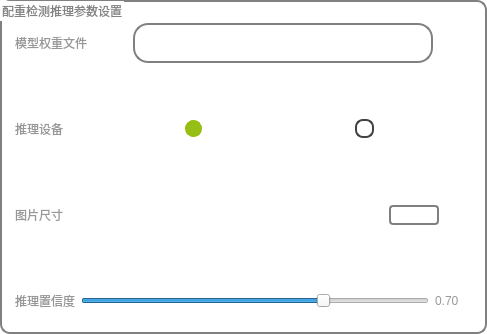
              <widget class="QGroupBox" name="groupBox_4">
               <property name="styleSheet">
                <string notr="true">QGroupBox
{
	
	background-color: transparent;
	font: 12pt &quot;Microsoft YaHei UI&quot;;
	color: rgb(131, 131, 131);
	border-radius:10px;
	border:2px solid gray;
}</string>
               </property>
               <property name="title">
                <string>配重检测推理参数设置</string>
               </property>
               <layout class="QVBoxLayout" name="verticalLayout_13">
                <property name="leftMargin">
                 <number>13</number>
                </property>
                <property name="rightMargin">
                 <number>6</number>
                </property>
                <item>
                 <layout class="QVBoxLayout" name="verticalLayout_7">
                  <item>
                   <spacer name="verticalSpacer_6">
                    <property name="orientation">
                     <enum>Qt::Vertical</enum>
                    </property>
                    <property name="sizeType">
                     <enum>QSizePolicy::Preferred</enum>
                    </property>
                    <property name="sizeHint" stdset="0">
                     <size>
                      <width>20</width>
                      <height>10</height>
                     </size>
                    </property>
                   </spacer>
                  </item>
                  <item>
                   <layout class="QHBoxLayout" name="horizontalLayout_12">
                    <item>
                     <widget class="QLabel" name="label_2">
                      <property name="styleSheet">
                       <string notr="true">font: 12pt &quot;Microsoft YaHei UI&quot;;
color: rgb(151, 151, 151);</string>
                      </property>
                      <property name="text">
                       <string>模型权重文件</string>
                      </property>
                     </widget>
                    </item>
                    <item>
                     <spacer name="horizontalSpacer_11">
                      <property name="sizeHint" stdset="0">
                       <size>
                        <width>40</width>
                        <height>20</height>
                       </size>
                      </property>
                     </spacer>
                    </item>
                    <item>
                     <widget class="QComboBox" name="weight_file_list">
                      <property name="sizePolicy">
                       <sizepolicy hsizetype="Fixed" vsizetype="Fixed">
                        <horstretch>0</horstretch>
                        <verstretch>0</verstretch>
                       </sizepolicy>
                      </property>
                      <property name="minimumSize">
                       <size>
                        <width>300</width>
                        <height>40</height>
                       </size>
                      </property>
                      <property name="maximumSize">
                       <size>
                        <width>250</width>
                        <height>40</height>
                       </size>
                      </property>
                      <property name="mouseTracking">
                       <bool>false</bool>
                      </property>
                      <property name="tabletTracking">
                       <bool>false</bool>
                      </property>
                      <property name="acceptDrops">
                       <bool>false</bool>
                      </property>
                      <property name="layoutDirection">
                       <enum>Qt::LeftToRight</enum>
                      </property>
                      <property name="autoFillBackground">
                       <bool>false</bool>
                      </property>
                      <property name="styleSheet">
                       <string notr="true">QComboBox{
	color: rgb(255, 255, 255);
	font: 12pt &quot;Microsoft YaHei UI&quot;;
	background-color:transparent;
	border:2px solid gray;
	border-radius:15px;
}
QComboBox::drop-down 
{
	subcontrol-origin: padding;
	subcontrol-position: top right;
	width: 50px;
}
QComboBox::down-arrow
{
	/*image:url(:/font/down-arrow.png);*/
}
  QComboBox QAbstractItemView{
  border:2px solid gray;
  border-radius:3px;
	background-color:rgb(56, 57, 52);
    outline: 0px;  
}

QComboBox QAbstractItemView::item{
	height:36px;
	color:white;
	padding-left:0px;
}

QComboBox QAbstractItemView::item:selected{
  background-color:#97BE15;
  color:#ffffff;
  border:2px solid gray;
  border-radius:15px;
}</string>
                      </property>
                      <property name="editable">
                       <bool>false</bool>
                      </property>
                      <property name="currentText">
                       <string>../../utils/models/best.pt</string>
                      </property>
                      <property name="iconSize">
                       <size>
                        <width>30</width>
                        <height>30</height>
                       </size>
                      </property>
                      <property name="duplicatesEnabled">
                       <bool>false</bool>
                      </property>
                      <property name="frame">
                       <bool>true</bool>
                      </property>
                      <item>
                       <property name="text">
                        <string>../../utils/models/best.pt</string>
                       </property>
                      </item>
                      <item>
                       <property name="text">
                        <string>D:\Download\best.pt</string>
                       </property>
                      </item>
                      <item>
                       <property name="text">
                        <string>../../utils/best.pt</string>
                       </property>
                      </item>
                     </widget>
                    </item>
                    <item>
                     <widget class="QPushButton" name="open_weight_file">
                      <property name="sizePolicy">
                       <sizepolicy hsizetype="Preferred" vsizetype="Preferred">
                        <horstretch>0</horstretch>
                        <verstretch>0</verstretch>
                       </sizepolicy>
                      </property>
                      <property name="minimumSize">
                       <size>
                        <width>40</width>
                        <height>40</height>
                       </size>
                      </property>
                      <property name="maximumSize">
                       <size>
                        <width>40</width>
                        <height>40</height>
                       </size>
                      </property>
                      <property name="layoutDirection">
                       <enum>Qt::LeftToRight</enum>
                      </property>
                      <property name="styleSheet">
                       <string notr="true">background-color:  transparent;
border:none;</string>
                      </property>
                      <property name="icon">
                       <iconset theme="face-laugh">
                        <normaloff>font/搜索.png</normaloff>font/搜索.png</iconset>
                      </property>
                      <property name="iconSize">
                       <size>
                        <width>40</width>
                        <height>40</height>
                       </size>
                      </property>
                     </widget>
                    </item>
                   </layout>
                  </item>
                  <item>
                   <spacer name="verticalSpacer_7">
                    <property name="orientation">
                     <enum>Qt::Vertical</enum>
                    </property>
                    <property name="sizeType">
                     <enum>QSizePolicy::Preferred</enum>
                    </property>
                    <property name="sizeHint" stdset="0">
                     <size>
                      <width>20</width>
                      <height>40</height>
                     </size>
                    </property>
                   </spacer>
                  </item>
                  <item>
                   <layout class="QHBoxLayout" name="horizontalLayout_13">
                    <item>
                     <widget class="QLabel" name="label_6">
                      <property name="minimumSize">
                       <size>
                        <width>0</width>
                        <height>40</height>
                       </size>
                      </property>
                      <property name="maximumSize">
                       <size>
                        <width>16777215</width>
                        <height>40</height>
                       </size>
                      </property>
                      <property name="styleSheet">
                       <string notr="true">font: 12pt &quot;Microsoft YaHei UI&quot;;
color: rgb(151, 151, 151);</string>
                      </property>
                      <property name="text">
                       <string>推理设备</string>
                      </property>
                     </widget>
                    </item>
                    <item>
                     <spacer name="horizontalSpacer_8">
                      <property name="sizeHint" stdset="0">
                       <size>
                        <width>40</width>
                        <height>20</height>
                       </size>
                      </property>
                     </spacer>
                    </item>
                    <item>
                     <widget class="QRadioButton" name="GPU">
                      <property name="styleSheet">
                       <string notr="true">QRadioButton
{
	font: 12pt &quot;Microsoft YaHei UI&quot;;
	background: transparent;
	color:white;
	border: none;
}

QRadioButton:disabled
{	
	color: gray;
}

QRadioButton::indicator 
{
    width: 15px;
    height: 15px;
    border-radius: 8px;
}
 
QRadioButton::indicator:checked 
{
    width: 15px;
    height: 15px;
	background-color: rgb(151, 190, 21);
    border: 1px solid rgb(151,190,21);
	border-radius: 8px;
}
 
QRadioButton::indicator:unchecked 
{
    background-color: white;
    border: 2px solid rgb(66, 66, 66);
}

QRadioButton::indicator:unchecked:disabled
{
    background-color: rgb(213, 213, 213);
    border: 2px solid  rgb(200, 200, 200);
}

QRadioButton::indicator:checked:disabled 
{
    width: 15px;
    height: 15px;
	background-color: gray;
    border: 1px solid gray;
	border-radius: 8px;
}
</string>
                      </property>
                      <property name="text">
                       <string>GPU</string>
                      </property>
                      <property name="checkable">
                       <bool>true</bool>
                      </property>
                      <property name="checked">
                       <bool>true</bool>
                      </property>
                     </widget>
                    </item>
                    <item>
                     <layout class="QHBoxLayout" name="horizontalLayout_4">
                      <item>
                       <spacer name="horizontalSpacer_10">
                        <property name="sizeHint" stdset="0">
                         <size>
                          <width>40</width>
                          <height>20</height>
                         </size>
                        </property>
                       </spacer>
                      </item>
                      <item>
                       <widget class="QRadioButton" name="CPU">
                        <property name="styleSheet">
                         <string notr="true">QRadioButton
{
	font: 12pt &quot;Microsoft YaHei UI&quot;;
	background: transparent;
	color:white;
	border: none;
}

QRadioButton:disabled
{	
	color: gray;
}

QRadioButton::indicator 
{
    width: 15px;
    height: 15px;
    border-radius: 8px;
}
 
QRadioButton::indicator:checked 
{
    width: 15px;
    height: 15px;
	background-color: rgb(151, 190, 21);
    border: 1px solid rgb(151,190,21);
	border-radius: 8px;
}
 
QRadioButton::indicator:unchecked 
{
    background-color: white;
    border: 2px solid rgb(66, 66, 66);
}

QRadioButton::indicator:unchecked:disabled
{
    background-color: rgb(213, 213, 213);
    border: 2px solid  rgb(200, 200, 200);
}

QRadioButton::indicator:checked:disabled 
{
    width: 15px;
    height: 15px;
	background-color: gray;
    border: 1px solid gray;
	border-radius: 8px;
}
</string>
                        </property>
                        <property name="text">
                         <string>CPU</string>
                        </property>
                       </widget>
                      </item>
                     </layout>
                    </item>
                    <item>
                     <spacer name="horizontalSpacer_9">
                      <property name="sizeHint" stdset="0">
                       <size>
                        <width>40</width>
                        <height>20</height>
                       </size>
                      </property>
                     </spacer>
                    </item>
                   </layout>
                  </item>
                  <item>
                   <spacer name="verticalSpacer_8">
                    <property name="orientation">
                     <enum>Qt::Vertical</enum>
                    </property>
                    <property name="sizeType">
                     <enum>QSizePolicy::Preferred</enum>
                    </property>
                    <property name="sizeHint" stdset="0">
                     <size>
                      <width>20</width>
                      <height>40</height>
                     </size>
                    </property>
                   </spacer>
                  </item>
                  <item>
                   <layout class="QHBoxLayout" name="horizontalLayout_14">
                    <item>
                     <widget class="QLabel" name="label_7">
                      <property name="minimumSize">
                       <size>
                        <width>0</width>
                        <height>40</height>
                       </size>
                      </property>
                      <property name="maximumSize">
                       <size>
                        <width>16777215</width>
                        <height>40</height>
                       </size>
                      </property>
                      <property name="styleSheet">
                       <string notr="true">font: 12pt &quot;Microsoft YaHei UI&quot;;
color: rgb(151, 151, 151);</string>
                      </property>
                      <property name="text">
                       <string>图片尺寸</string>
                      </property>
                     </widget>
                    </item>
                    <item>
                     <spacer name="horizontalSpacer_6">
                      <property name="sizeHint" stdset="0">
                       <size>
                        <width>40</width>
                        <height>20</height>
                       </size>
                      </property>
                     </spacer>
                    </item>
                    <item>
                     <widget class="QLineEdit" name="imgsz">
                      <property name="maximumSize">
                       <size>
                        <width>50</width>
                        <height>16777215</height>
                       </size>
                      </property>
                      <property name="layoutDirection">
                       <enum>Qt::LeftToRight</enum>
                      </property>
                      <property name="styleSheet">
                       <string notr="true">border:2px solid gray;
font: 12pt &quot;Microsoft YaHei UI&quot;;
border-radius:4px;
color: rgb(255, 255, 255);
background-color: transparent;
</string>
                      </property>
                      <property name="text">
                       <string>640</string>
                      </property>
                     </widget>
                    </item>
                    <item>
                     <spacer name="horizontalSpacer_7">
                      <property name="sizeHint" stdset="0">
                       <size>
                        <width>40</width>
                        <height>20</height>
                       </size>
                      </property>
                     </spacer>
                    </item>
                   </layout>
                  </item>
                  <item>
                   <spacer name="verticalSpacer_9">
                    <property name="orientation">
                     <enum>Qt::Vertical</enum>
                    </property>
                    <property name="sizeType">
                     <enum>QSizePolicy::Preferred</enum>
                    </property>
                    <property name="sizeHint" stdset="0">
                     <size>
                      <width>20</width>
                      <height>40</height>
                     </size>
                    </property>
                   </spacer>
                  </item>
                  <item>
                   <layout class="QHBoxLayout" name="horizontalLayout_15">
                    <item>
                     <widget class="QLabel" name="label_8">
                      <property name="minimumSize">
                       <size>
                        <width>0</width>
                        <height>40</height>
                       </size>
                      </property>
                      <property name="maximumSize">
                       <size>
                        <width>16777215</width>
                        <height>40</height>
                       </size>
                      </property>
                      <property name="styleSheet">
                       <string notr="true">font: 12pt &quot;Microsoft YaHei UI&quot;;
color: rgb(151, 151, 151);</string>
                      </property>
                      <property name="text">
                       <string>推理置信度</string>
                      </property>
                     </widget>
                    </item>
                    <item>
                     <widget class="QSlider" name="conf">
                      <property name="value">
                       <number>70</number>
                      </property>
                      <property name="orientation">
                       <enum>Qt::Horizontal</enum>
                      </property>
                     </widget>
                    </item>
                    <item>
                     <widget class="QLabel" name="conf_value">
                      <property name="styleSheet">
                       <string notr="true">font: 12pt &quot;Microsoft YaHei UI&quot;;
color: rgb(151, 151, 151);</string>
                      </property>
                      <property name="text">
                       <string>0.70</string>
                      </property>
                     </widget>
                    </item>
                    <item>
                     <spacer name="horizontalSpacer_19">
                      <property name="orientation">
                       <enum>Qt::Horizontal</enum>
                      </property>
                      <property name="sizeType">
                       <enum>QSizePolicy::Fixed</enum>
                      </property>
                      <property name="sizeHint" stdset="0">
                       <size>
                        <width>20</width>
                        <height>20</height>
                       </size>
                      </property>
                     </spacer>
                    </item>
                   </layout>
                  </item>
                 </layout>
                </item>
               </layout>
              </widget>
